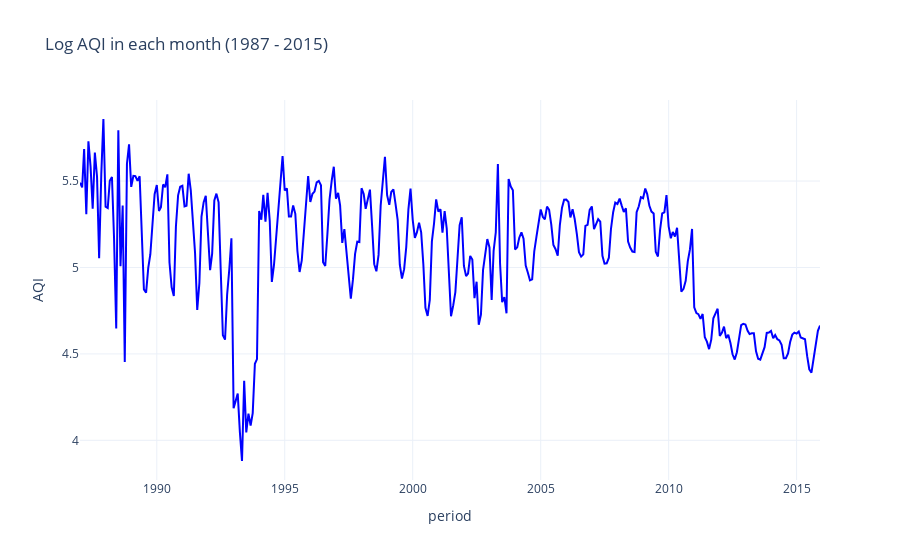

The cell this chart's notebook holds for it:
### Code cell
plot_data_A = new_data_A.reset_index()
plot_data_A["period"] = plot_data_A["period"].astype(str)
fig_new = go.Figure()

# Add new data actual AQI (if available)
fig_new.add_trace(go.Scatter(x=plot_data_A['period'], y=plot_data_A['log_AQI'],
                                mode='lines', name='Actual AQI',
                                line=dict(color='blue')))



# Upperiod layout
fig_new.update_layout(
    title='Log AQI in each month (1987 - 2015)',
    xaxis_title='period',
    yaxis_title='AQI',
    legend=dict(x=0.01, y=0.99),
    template='plotly_white'
)

# Show the plot
fig_new.show()

### Figure 1 — Plotly figure (JSON) as saved in the notebook; plotly's stock layout.template omitted (floating-point values rounded to 4 significant figures; data arrays with more than 128 entries replaced by an {"elided": "..."} marker saying what was removed)
{"data": [{"line": {"color": "blue"}, "mode": "lines", "name": "Actual AQI", "type": "scatter", "x": {"elided": "346 str values"}, "y": {"elided": "346 float values"}}], "layout": {"legend": {"x": 0.01, "y": 0.99}, "title": {"text": "Log AQI in each month (1987 - 2015)"}, "xaxis": {"title": {"text": "period"}}, "yaxis": {"title": {"text": "AQI"}}}}
